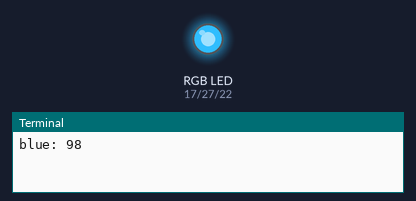
This program was run on a simulated Raspberry Pi (BCM pin numbers). Parts: an RGB LED mixed from three pins (HIGH = lit), the last lines printed to the terminal. Dim RGB values are drawn brighter than linear; random numbers come from a fixed seed.

Above: at 0.1 s.
At 5.1 s:
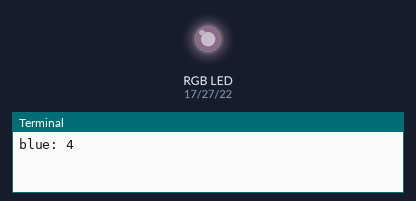
At 9.6 s:
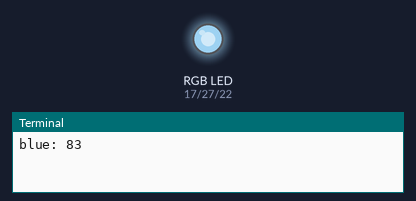
At 19.6 s:
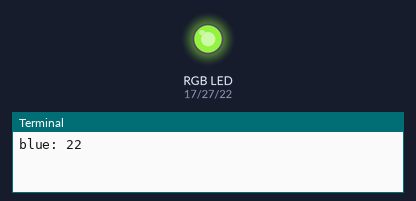
At 29.1 s:
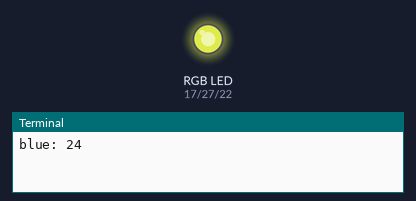
At 39.1 s:
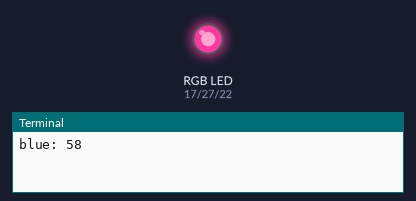
Timing chart, 0 to 40.0 s (numbered marks = the images above):
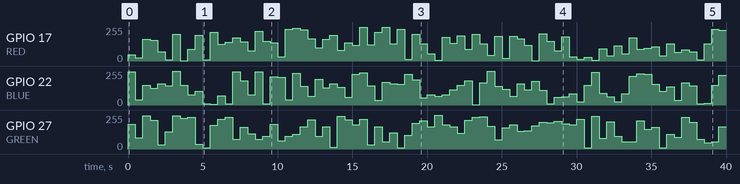

Measured:
- by itself, GPIO 17 (RED): 0/255 → 46/255 at 0.00 s, → 23/255 0.50 s later, → 163/255 0.50 s later, → 156/255 0.50 s later, … (80 changes in this stretch)
- by itself, GPIO 22 (BLUE): 0/255 → 250/255 at 0.00 s, → 41/255 0.50 s later, → 148/255 0.50 s later, → 125/255 0.50 s later, … (80 changes in this stretch)

The program:

RGB_test.py
```python
import RPi.GPIO as GPIO
from time import sleep
from random import randint


class Color:
    GPIO.setwarnings(False)
    GPIO.setmode(GPIO.BCM)

    RED = 17
    GREEN = 27
    BLUE = 22

    FREQ = 100

    GPIO.setup(RED, GPIO.OUT, initial=0)
    GPIO.setup(GREEN, GPIO.OUT, initial=0)
    GPIO.setup(BLUE, GPIO.OUT, initial=0)

    pwm1 = GPIO.PWM(RED, FREQ)
    pwm2 = GPIO.PWM(GREEN, FREQ)
    pwm3 = GPIO.PWM(BLUE, FREQ)

    def __init__(self, red, green, blue):
        self.red = red
        self.green = green
        self.blue = blue

    def display_color(self):
        Color.pwm1.start(self.red)
        Color.pwm2.start(self.green)
        Color.pwm3.start(self.blue)

    @staticmethod
    def turn_off():
        Color.pwm1.stop()
        Color.pwm2.stop()
        Color.pwm3.stop()


def main():
    while True:
        red = randint(1, 100)
        green = randint(1, 100)
        blue = randint(1, 100)
        print(f'red: {red}\ngreen: {green}\nblue: {blue}\n\n')
        color_red = Color(red, green, blue)
        color_red.display_color()
        sleep(.5)

        # color_green = Color(1, 100, 1)
        # color_green.display_color()
        # sleep(2)

        # color_blue = Color(1, 1, 100)
        # color_blue.display_color()
        # sleep(2)


if __name__ == '__main__':
    try:
        main()
    except KeyboardInterrupt:
        Color.turn_off()
        print(' - Interrupted')
    finally:
        GPIO.cleanup()
```
